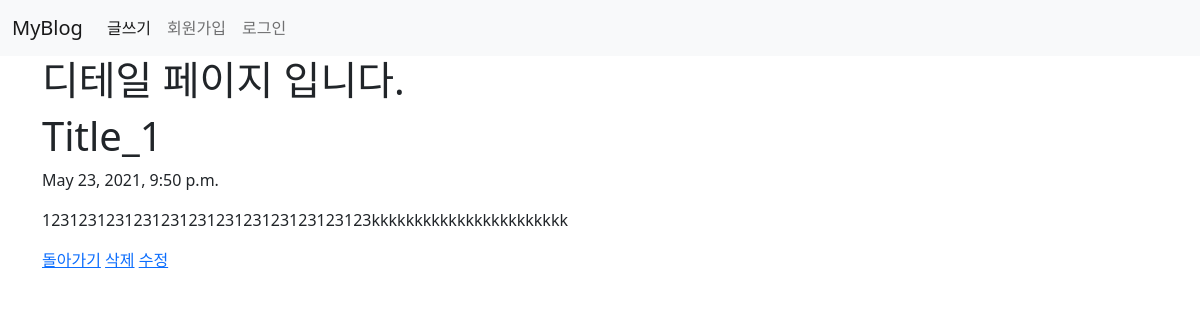
Page /blog/1/ on the committed database.
### blog/models.py (models this page shows, shortened)
class Blog(models.Model):
    title = models.CharField(max_length = 200)
    pub_date = models.DateTimeField('date published')
    body = models.TextField()

### blog/views.py (the view)
# urls.py: path('<int:blog_id>/', views.detail, name = 'detail'),
def detail(request, blog_id):
    blog_detail = Blog.objects.get(id = blog_id)
    return render(request, 'detail.html', {'blog' : blog_detail})

### blog/templates/detail.html
{% extends 'base.html' %}
{% block content %}
    <h1>디테일 페이지 입니다.</h1>
    <h1>{{blog.title}}</h1>
    <p>{{blog.pub_date}}</p>
    <p>{{blog.body}}</p>
    <a href="{% url 'home' %}">돌아가기</a>
    <a href="{% url 'delete' blog.id %}">삭제</a>
    <a href="{% url 'edit' blog.id %}">수정</a>
{% endblock %}

### rows in the picture
Blog: title "Title_1", pub_date "May 23, 2021, 9:50 p.m.", body "123123123123123123123123123123123123kkkkkkkkkkkkkkkkkkkkkkk"
